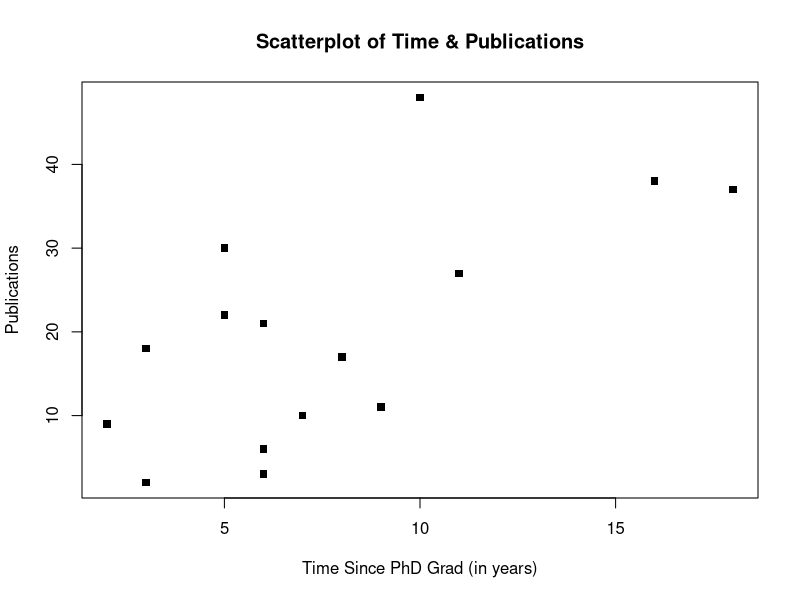
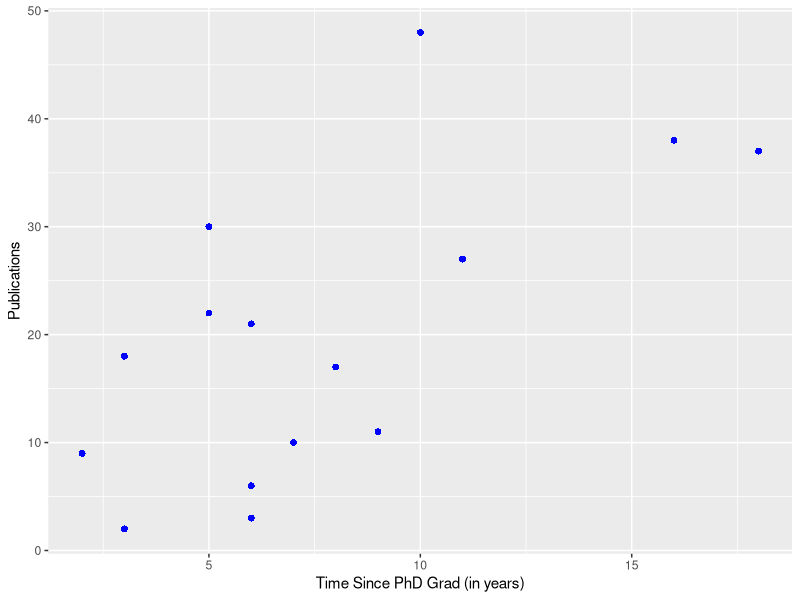

These figures' R source, in order:
## ---- chunk 1
rm(list=ls())

knitr::opts_chunk$set(echo = TRUE)
## ---- chunk 2
phd_data <- read.table("week11_phd.txt", header=TRUE, sep="\t")
## ---- chunk 3
plot(phd_data$Time, phd_data$Pubs, 
     main="Scatterplot of Time & Publications", 
     xlab="Time Since PhD Grad (in years)", 
     ylab="Publications", pch=15)
## ---- chunk 4
cor.test(phd_data$Time, phd_data$Pubs, method="pearson")
## ---- chunk 5
0.6566546^2
## ---- chunk 6
english_data <- read.table("week11_english.txt", header=TRUE, sep="\t")

cor.test(english_data$Words, english_data$Grade, method="spearman")
## ---- chunk 7
byod_data <- read.table("week11_byod.txt", header=TRUE, sep="\t")

cor.test(byod_data$Byod, byod_data$Grade) #pt-biserial

#calculate effect size - R^2
0.378822^2
## ---- chunk 8
grad_data <- read.table("week11_graduate.txt", header=TRUE, sep="\t")

table(grad_data)

cor.test(grad_data$Business, grad_data$Doctorate) #phi 

#calculate effect size
(-0.2228072)^2
## ---- chunk 9
critical.r <- function(n, alpha = .05) {
  df <- n - 2
  critical.t <- qt(alpha/2, df, lower.tail = F )
  critical.r <- sqrt((critical.t^2)/((critical.t^2) + df ) )
  return( critical.r )
}

#enter n-size in function
critical.r(18)
## ---- chunk 10
library(ggplot2) #you could load tidyverse here instead, because that contains GGPLOT2 (either way works!)

# Basic scatter plot
ggplot(phd_data, aes(x=Time, y=Pubs))+ 
  geom_point(size=2, shape=16, color="blue")+
  labs(x="Time Since PhD Grad (in years)", y="Publications")
